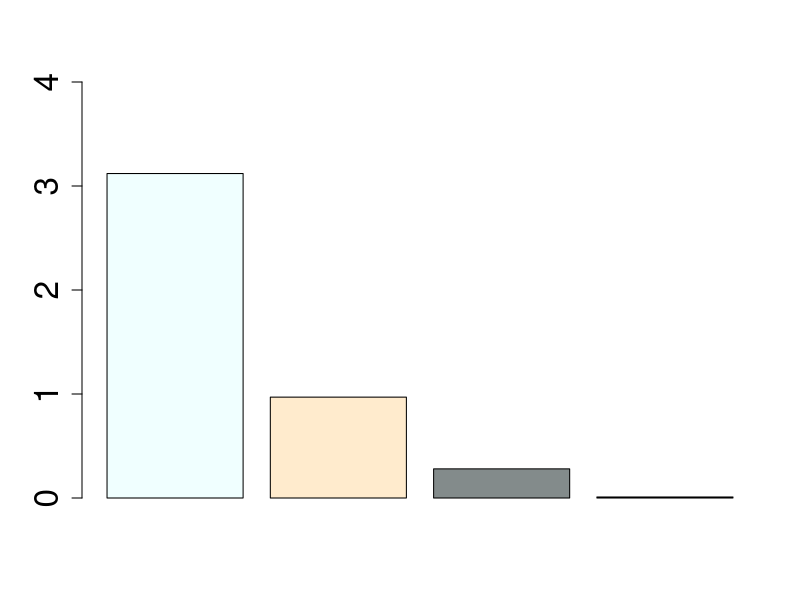
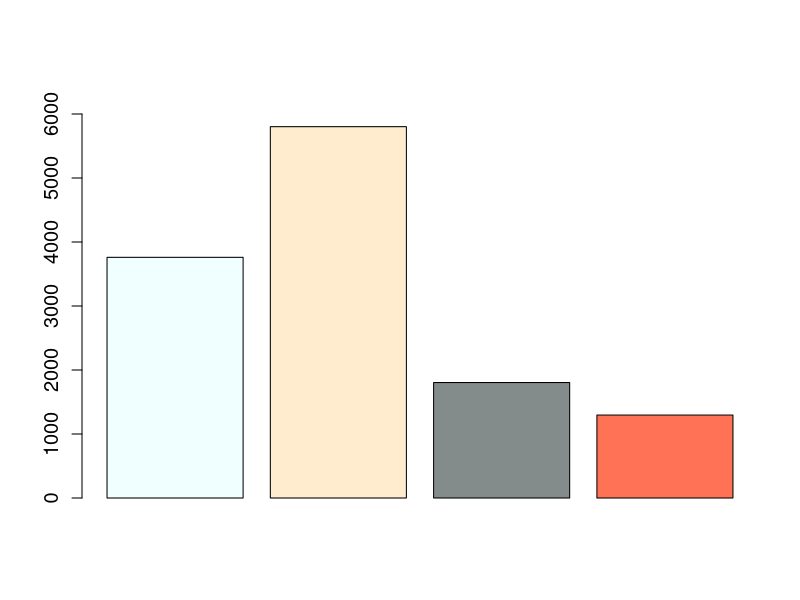

These charts were generated, in order, by the following R code:
# data = read.delim('out.csv')
data = read.csv(file = 'plot_data.csv')
cols <-c("azure", "blanchedalmond", "azure4", "coral1")
pdf("Cost.pdf")
x <- barplot(data$Cost..., ylim=c(0,4), col=cols,
	 cex.lab=2, cex.axis=2)
y <-as.matrix(data$Cost)




pdf("Time.pdf")
x <- barplot(data$Time.s., ylim=c(0,6500), col=cols,
	  cex.lab=1.2, cex.axis=1.2)
y <-as.matrix(data$Time.s.)
